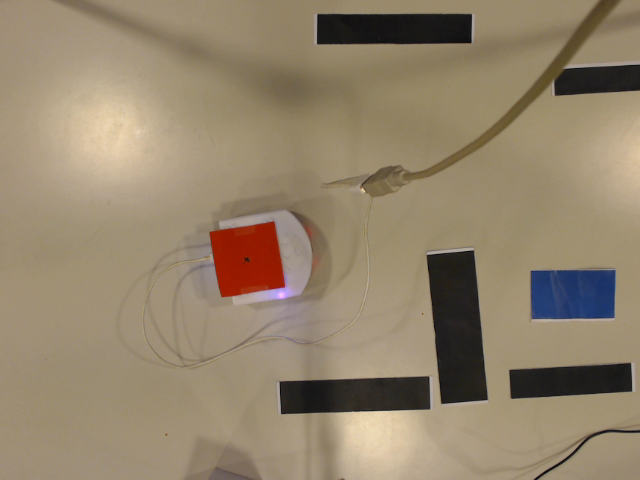
#> input picture frame.png, 640 x 480 px, given in place of frame.jpeg, which was not available
$ jupyter execute --allow-errors BMR_Project.ipynb   (shell and % lines are left out)   (text cells are left out)
#> lines starting #> are read from the running program, lines starting #| are printed output that depends on the picture; after the words box and inside, x2 and y2 are one past the last pixel; in counts of white or black regions, pixels touching at a corner belong together; pictures that were not available may be replaced by others from this repository, and a replacement may not be noted
[cell 1]
import math
import numpy as np
from numpy.linalg import inv
import matplotlib.pyplot as plt
from matplotlib import colors
from bokeh.plotting import figure
from bokeh.io import output_notebook, show, push_notebook
from tqdm import tqdm

import IPython.display as Disp
from ipywidgets import widgets

import matplotlib.pyplot as plt


import cv2
import time

# import Thymio
import os
import sys
import time
import serial

from filterpy.kalman import KalmanFilter

# Adding the src folder in the current directory as it contains the script
# with the Thymio class
sys.path.insert(0, os.path.join(os.getcwd(), 'src'))

from Thymio import Thymio

print(sys.executable)
#> (the rest of this cell did not finish here and is left out)

[cell 2]
V_case_per_second = 1.25 # vitesse by default


# Sets the direction of Thymio and defines the global rotation afterwards
# [116 lines left out: functions setDir, get_angle, set_dir_cell, get_deplacement, is_forward_free, is_dir_free and 2 more, not called in this run]

# Simple forward moving function
# used for global navigation
def move_forward():
    th.set_var("motor.left.target", 100)
    th.set_var("motor.right.target",100)

# Thymio moves forward, since it can go diagonally, we compensate the moving time because of the added path length
# used for local navigation
# [197 lines left out: functions go_forward, go_forward_half_thymio, turn_clockwise, turn_anticlockwise, stop, first_move and 3 more, not called in this run]

#> (a cell that did not finish here is left out)

[cell 4]
'''2 differents type of parameters depending of the wanted resolution'''

# [10 lines of commented-out code are left out]

max_val = 32

X_0 = 0
Y_0 = 0
max_valX = 32
max_valY = 24
sizeMapX = max_valX-1
sizeMapY = max_valY-1
pixelPerCaseX = 20
pixelPerCaseY = 20

cmap = colors.ListedColormap(['white', 'black', 'blue', 'green']) # Select the colors with which to display obstacles and free cells


threshold = pixelPerCaseX*pixelPerCaseY * 0.15

thymioRadius = 2 # Actually the size of thymio is 2 * thymioRadius + 1

# List of all coordinates in the grid
x,y = np.mgrid[0:max_valX:1, 0:max_valY:1]
pos = np.empty(x.shape + (2,))
pos[:, :, 0] = x; pos[:, :, 1] = y
pos = np.reshape(pos, (x.shape[0]*x.shape[1], 2))
coords = list([(int(x[0]), int(x[1])) for x in pos])

[cell 5]
# [181 lines left out: functions create_empty_plot, _get_movements_4n, _get_movements_8n, reconstruct_path, A_Star, not called in this run]

[cell 6]
frame = cv2.imread("frame.jpeg")
#> frame is the input picture: shape (480, 640, 3); mean B, G, R 108.3, 132, 147.7
frame = frame[::-1, :,:]
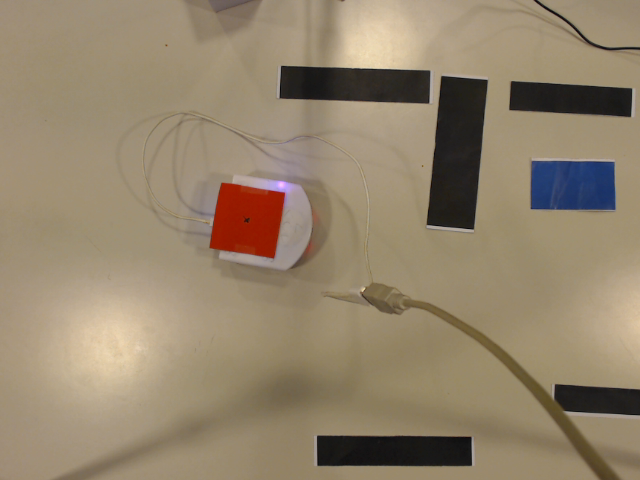
#> frame: shape (480, 640, 3); mean B, G, R 108.3, 132, 147.7

# Thresholding black and white
myMap = cv2.cvtColor(frame, cv2.COLOR_BGR2GRAY)
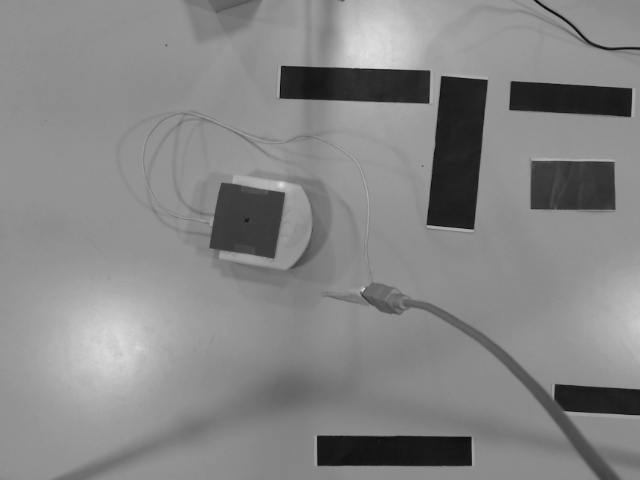
#> myMap: shape (480, 640); min 6, max 225, mean 134
_, myMap = cv2.threshold(myMap,90, 255,cv2.THRESH_BINARY)
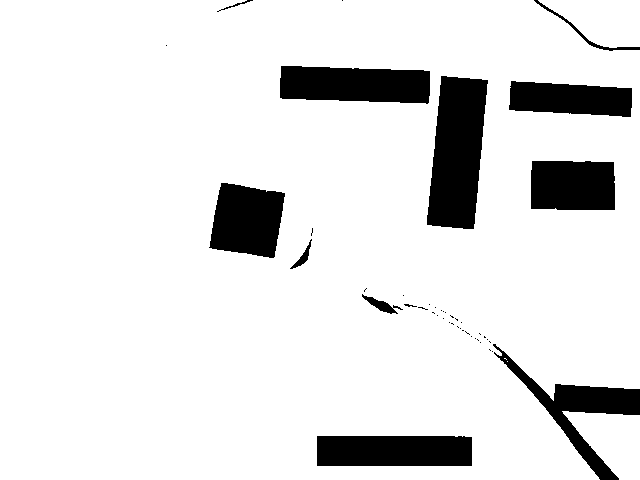
#> myMap: shape (480, 640); 89.1% white; 45 black regions (33 under 20 px), largest, box (x1, y1, x2, y2) and area: (427, 76, 488, 229) 7050, (280, 66, 430, 104) 4891, (317, 436, 472, 466) 4639

# Isolating red channel and then substracting white pixels from BW thresholding
startImage = np.zeros(frame.shape, dtype=np.uint8)
_, startImage[:,:,2] = cv2.threshold(frame[:,:,2],60, 255,cv2.THRESH_BINARY)
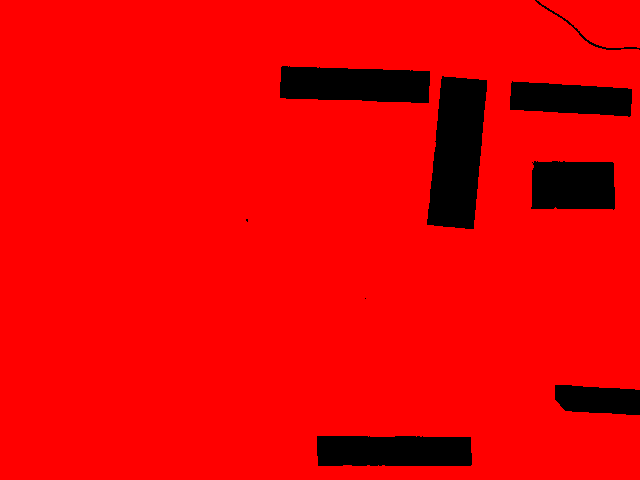
#> startImage: shape (480, 640, 3); mean B, G, R 0, 0, 233.6
startImage[:,:,2] = cv2.subtract(startImage[:,:,2], myMap)
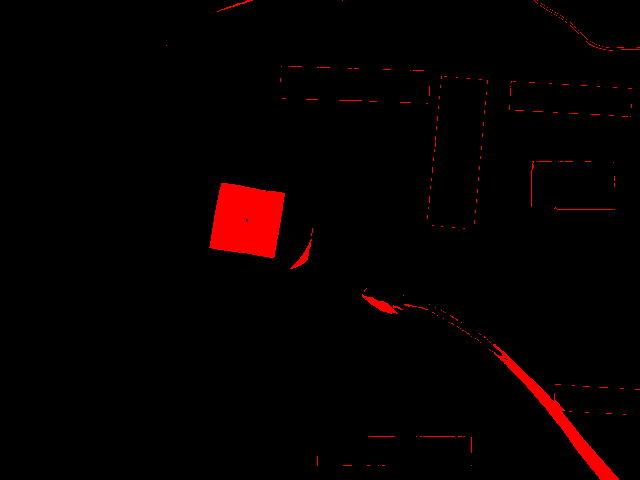
#> startImage: shape (480, 640, 3); mean B, G, R 0, 0, 6.4

# Isolating blue channel and then substracting white pixels from BW thresholding AND from red channel to ensure having no
# start and finish on the same pixels
targetImage = np.zeros(frame.shape, dtype=np.uint8)
_, targetImage[:,:,0] = cv2.threshold(frame[:,:,0],90, 255,cv2.THRESH_BINARY)
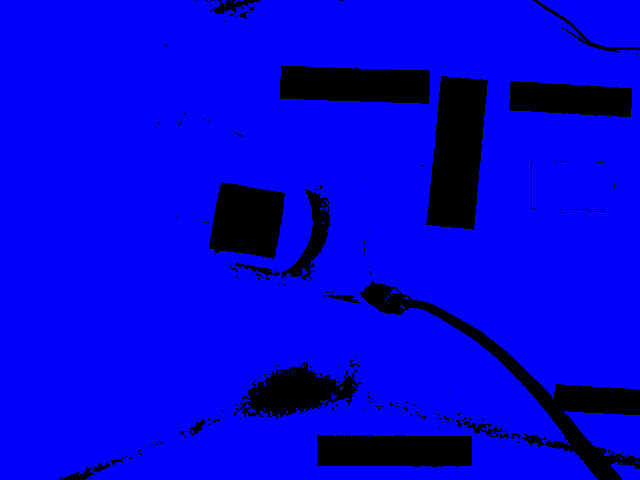
#> targetImage: shape (480, 640, 3); mean B, G, R 221.9, 0, 0
targetImage[:,:,0] = cv2.subtract(targetImage[:,:,0], myMap)
startImage[:,:,2] = cv2.subtract(startImage[:,:,2], targetImage[:,:,0])
#> startImage: shape (480, 640, 3); 0.02% of pixels changed, all inside (x1, y1, x2, y2) = (532, 161, 615, 210)

# Morphology transformations to isolate big enough features
kernel = np.ones((9,9),np.uint8)
targetImage = cv2.morphologyEx(targetImage, cv2.MORPH_OPEN, kernel)
startImage = cv2.morphologyEx(startImage, cv2.MORPH_OPEN, kernel)
targetImage = cv2.morphologyEx(targetImage, cv2.MORPH_CLOSE, kernel)
startImage = cv2.morphologyEx(startImage, cv2.MORPH_CLOSE, kernel)

# Removing Thymio and goal from the BW map
myMap = cv2.add(myMap, targetImage[:,:,0])
myMap = cv2.add(myMap, startImage[:,:,2])

# Morphology transformations on the map to clean it
kernel = np.ones((5,5),np.uint8)
myMap = cv2.morphologyEx(myMap, cv2.MORPH_CLOSE, kernel)
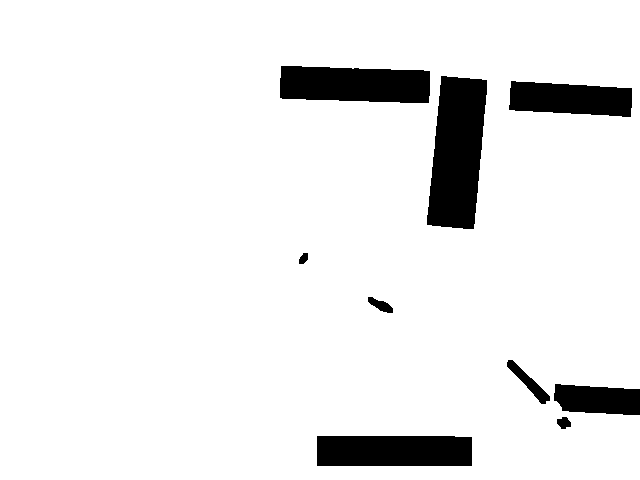
#> myMap: shape (480, 640); 92.5% white; 9 black regions, largest, box (x1, y1, x2, y2) and area: (427, 76, 487, 229) 7046, (280, 66, 430, 103) 4889, (317, 436, 472, 466) 4633

#Adjusting images to be displayable
targetImage = cv2.cvtColor(targetImage, cv2.COLOR_BGR2RGBA)
#> targetImage: shape (480, 640, 4)
startImage = cv2.cvtColor(startImage, cv2.COLOR_BGR2RGBA)
#> startImage: shape (480, 640, 4)
myMap = cv2.cvtColor(myMap, cv2.COLOR_BGR2RGBA)
#> myMap: shape (480, 640, 4)
frame = cv2.cvtColor(frame, cv2.COLOR_BGR2RGBA)
#> frame: shape (480, 640, 4)

frame = frame[::-1,:,:]
myMap = myMap[::-1, :]
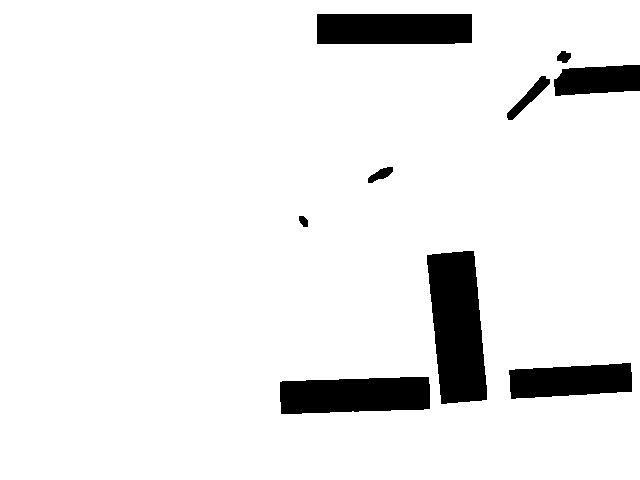
#> myMap: shape (480, 640, 4); mean R, G, B, A 235.8, 235.8, 235.8, 255
targetImage = targetImage[::-1, :,:]
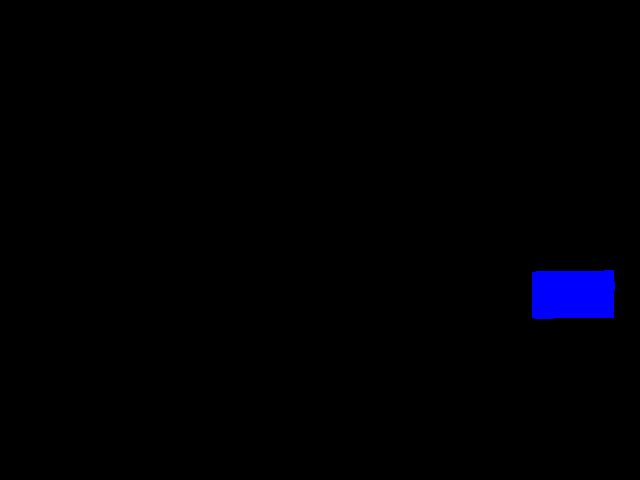
#> targetImage: shape (480, 640, 4); mean R, G, B, A 0, 0, 3.2, 255
startImage = startImage[::-1, :,:]
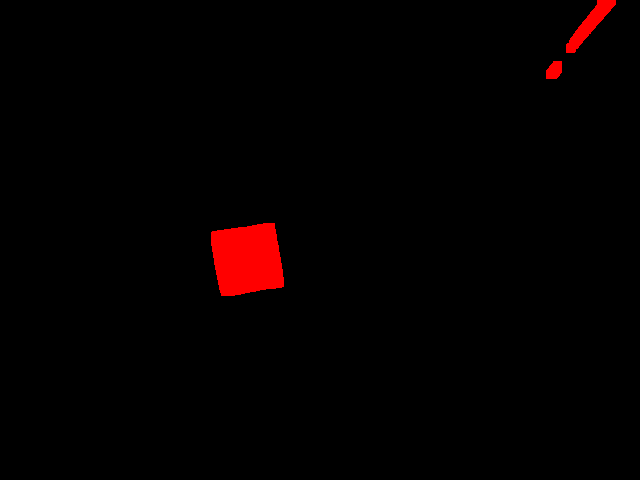
#> startImage: shape (480, 640, 4); mean R, G, B, A 4.5, 0, 0, 255

plt.figure(figsize=(15,12))
#> (this line was passed over: IPython is not available in this run)
#> (the rest of this cell did not finish here and is left out)
